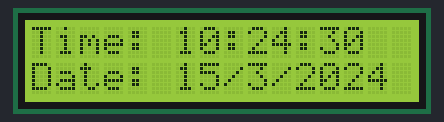
The sketch below on a simulated Arduino Uno, built with avr-gcc and run on an emulated ATmega328P. Parts: 16×2 character LCD. The local clock reads 2024-03-15 10:24:30 at power-on unless the sketch sets it; what the sketch prints to the serial monitor is not drawn.

Above: at 0.1 s.
At 4.3 s:
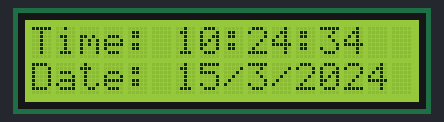
At 9.4 s:
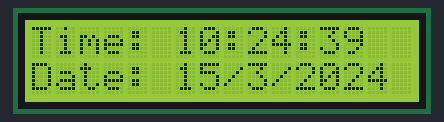
At 18.7 s:
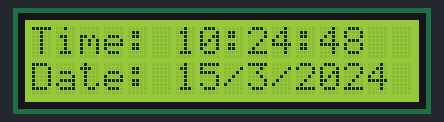
At 28.0 s:
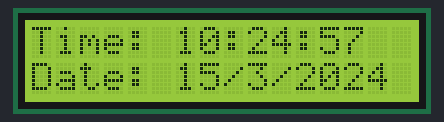
At 38.3 s:
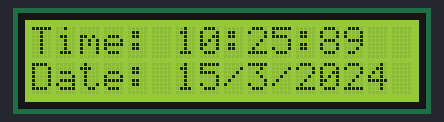

The sketch:

rtc_lcd_with_uno_wifi.ino
```cpp
#include <Wire.h>
#include <RTClib.h>
#include <LiquidCrystal_I2C.h>

// Initialize the LCD (I2C address, columns, rows)
LiquidCrystal_I2C lcd(0x3F, 16, 2); // Change 0x27 to your LCD's I2C address if needed
#define RTC_ADDRESS 0x68
// Initialize the RTC
RTC_DS1307 rtc;

void setup() {
  // Start serial communication
  Serial.begin(9600);
  Wire.begin();
  // Initialize the LCD
  lcd.begin(16,2);
  lcd.backlight();

  // Initialize the RTC
  if (!rtc.begin()) {
    Serial.println("Couldn't find RTC");
    while (1);
  }
  //rtc.adjust(DateTime(2025, 2, 12, 11, 54, 20));

  // Set the time if the RTC is not running
  if (!rtc.isrunning()) {
    Serial.println("RTC is NOT running, setting the time!");
    //rtc.adjust(DateTime(F(__DATE__), F(__TIME__)));
    //rtc.adjust(DateTime(2025, 2, 12, 11, 43, 20));
  }
}

void loop() {
  // Get the current date and time from the RTC
  DateTime now = rtc.now();

  // Display the time on the LCD
  lcd.setCursor(0, 0);
  lcd.print("Time: ");
  lcd.print(now.hour());
  Serial.println(now.hour());
  lcd.print(':');
  lcd.print(now.minute());
  Serial.println(now.minute());
  lcd.print(':');
  lcd.print(now.second());
  Serial.println(now.second());

  // Display the date on the LCD
  lcd.setCursor(0, 1);
  lcd.print("Date: ");
  lcd.print(now.day());
  lcd.print('/');
  lcd.print(now.month());
  lcd.print('/');
  lcd.print(now.year());

  // Wait for a second before updating
  delay(1000);
}
```

Measured:
- what the display in image 1 shows lasts 1.0 s, from 4.2 s to 5.2 s
